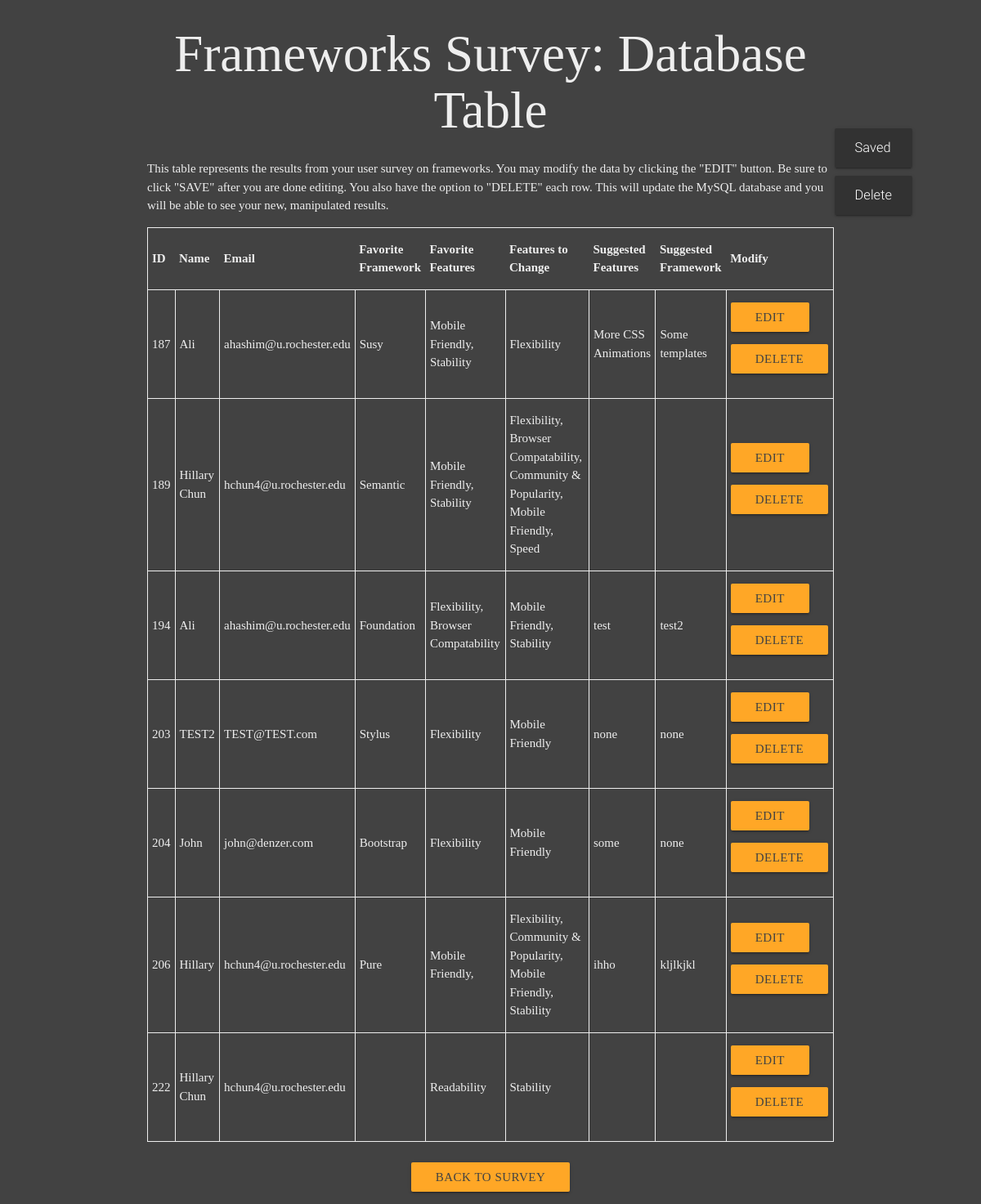
The app's page /admin.php with its own data.
### tables this page shows
CREATE TABLE IF NOT EXISTS `frameworkSurvey` (
  `counter` int(11) NOT NULL,
  `name` text NOT NULL,
  `email` text NOT NULL,
  `favoriteFramework` text NOT NULL,
  `favoriteFeature` text NOT NULL,
  `featuresToChange` text NOT NULL,
  `suggestionFeature` text NOT NULL,
  `suggestionFramework` text NOT NULL
);

### admin.php (the view, shortened to what this page needs)
<?php
	    include 'db_info.php';
	$connection = mysqli_connect($dbhost, $dbuser, $dbpass, $dbname);
	$query  = "SELECT * FROM `frameworkSurvey` ORDER BY `frameworkSurvey`.`counter` ASC";
	$result = mysqli_query($connection, $query);
?>
<!doctype html>
<html>
<head>
    <link type="text/css" rel="stylesheet" href="css/materialize.min.css">
    <link type="text/css" rel="stylesheet" href="css/overrides.css">
</head>
<body class="grey darken-3">
	<div class="container">
	<h1 class="arc center-align">Frameworks Survey: Database Table</h1>
	<div class="charl">
	<p>This table represents the results from your user survey on frameworks. You may modify the data by clicking the "EDIT" button. Be sure to click "SAVE" after you are done editing. You also have the option to "DELETE" each row. This will update the MySQL database and you will be able to see your new, manipulated results.</p>
	<table>
		<tr>
			<th>ID</th>
			<th>Name</th>
			<th>Email</th>
			<th>Favorite Framework</th>
			<th>Favorite Features</th>
			<th>Features to Change</th>
			<th>Suggested Features</th>
			<th>Suggested Framework</th>
			<th>Modify</th>
		</tr>
<?php
	while($frameworkSurvey = mysqli_fetch_assoc($result)) {
?>
		<tr id="row<?php echo $frameworkSurvey['counter'];?>">
			<td id="counter_val<?php echo $frameworkSurvey['counter'];?>"><?php echo $frameworkSurvey['counter'];?></td>
  			<td id="name_val<?php echo $frameworkSurvey['counter'];?>"><?php echo $frameworkSurvey['name'];?></td>
  			<td id="email_val<?php echo $frameworkSurvey['counter'];?>"><?php echo $frameworkSurvey['email'];?></td>
  			<td id="favoriteFramework_val<?php echo $frameworkSurvey['counter'];?>"><?php echo $frameworkSurvey['favoriteFramework'];?></td>
  			 <td id="featuresToChange_val<?php echo $frameworkSurvey['counter'];?>"><?php echo $frameworkSurvey['featuresToChange'];?></td>
  			<td id="favoriteFeature_val<?php echo $frameworkSurvey['counter'];?>"><?php echo $frameworkSurvey['favoriteFeature'];?></td>
  			<td id="suggestionFeature_val<?php echo $frameworkSurvey['counter'];?>"><?php echo $frameworkSurvey['suggestionFeature'];?></td>
  			<td id="suggestionFramework_val<?php echo $frameworkSurvey['counter'];?>"><?php echo $frameworkSurvey['suggestionFramework'];?></td>
  			<td>
   				<button class="edit_button orange lighten-1 btn waves-effect waves-light" id="edit_button<?php echo $frameworkSurvey['counter'];?>" value="edit" onclick="edit_row('<?php echo $frameworkSurvey['counter'];?>');">Edit
   				</button>
   				<button class="delete_button orange lighten-1 btn waves-effect waves-light" id="delete_button<?php echo $frameworkSurvey['counter'];?>" value="delete" onclick="delete_row('<?php echo $frameworkSurvey['counter'];?>'); Materialize.toast('Delete', 4000)">Delete
   				</button>
  			</td>
 		</tr>
<?php } ?>
	</table>
	<div class="center-align">
	<a class="orange lighten-1 btn waves-effect waves-light" href="index.php">Back to Survey</a>
	</div>
	</div>
	</div>
</body>
</html>

### css/overrides.css (style rules this page uses)
body { color:#eeeeee; }
h1 { color:#eeeeee; }
.arc { font-family: arc; }
.charl { font-family: charl; }
.btn { color: #424242; margin-bottom: 15px; }
button { margin-bottom: 5px; }
td, table { border: 1px solid #eeeeee; }
table { margin-bottom: 25px; }

### records on screen
frameworksurvey: counter "187", name "Ali", email "ahashim@u.rochester.edu", favoriteFramework "Susy", featuresToChange "Mobile Friendly, Stability", favoriteFeature "Flexibility", suggestionFeature "More CSS Animations", suggestionFramework "Some templates"
frameworksurvey: counter "189", name "Hillary Chun", email "hchun4@u.rochester.edu", favoriteFramework "Semantic", featuresToChange "Mobile Friendly, Stability", favoriteFeature "Flexibility, Browser Compatability, Community & Popularity, Mobile Friendly, Speed"
frameworksurvey: counter "194", name "Ali", email "ahashim@u.rochester.edu", favoriteFramework "Foundation", featuresToChange "Flexibility, Browser Compatability", favoriteFeature "Mobile Friendly, Stability", suggestionFeature "test", suggestionFramework "test2"
frameworksurvey: counter "203", name "TEST2", email "TEST@TEST.com", favoriteFramework "Stylus", featuresToChange "Flexibility", favoriteFeature "Mobile Friendly", suggestionFeature "none", suggestionFramework "none"
frameworksurvey: counter "204", name "John", email "john@denzer.com", favoriteFramework "Bootstrap", featuresToChange "Flexibility", favoriteFeature "Mobile Friendly", suggestionFeature "some", suggestionFramework "none"
frameworksurvey: counter "206", name "Hillary", email "hchun4@u.rochester.edu", favoriteFramework "Pure", featuresToChange "Mobile Friendly,", favoriteFeature "Flexibility, Community & Popularity, Mobile Friendly, Stability", suggestionFeature "ihho", suggestionFramework "kljlkjkl"
frameworksurvey: counter "222", name "Hillary Chun", email "hchun4@u.rochester.edu", featuresToChange "Readability", favoriteFeature "Stability"
